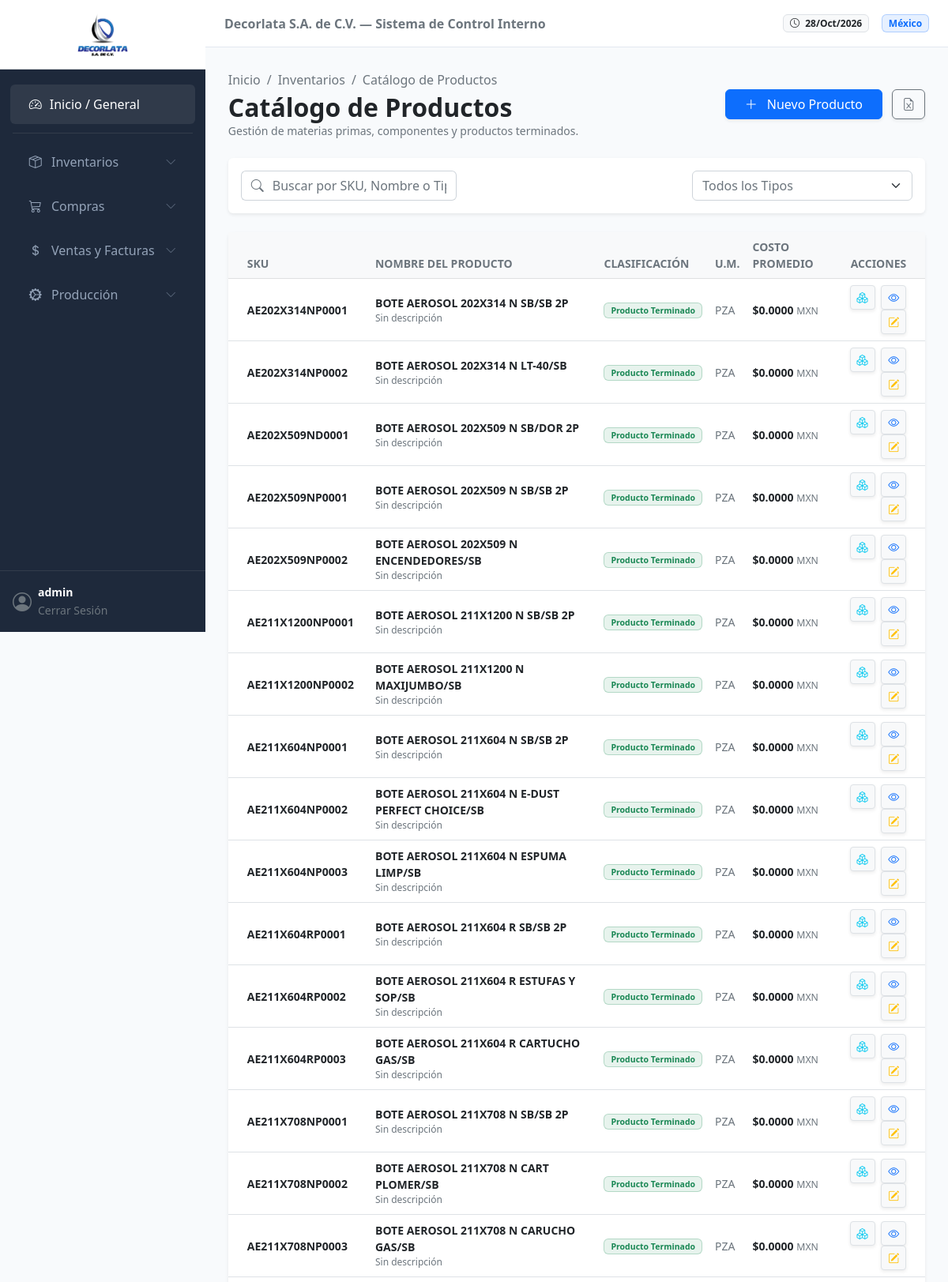
/inventario/catalogo/ (signed in, upper part), run on the app's committed database.
### inventario/models.py (models this page shows, shortened)
class Producto(models.Model):
    MATERIA_PRIMA = 'MP'
    COMPONENTE = 'CP'
    PRODUCTO_TERMINADO = 'PT'
    HOJALATA_ROLLO = 'HR'
    HOJA_LITOGRAFIADA = 'HL'
    HOJA_CORTADA = 'HC'
    PLANTILLA = 'CC'
    TIPO_PRODUCTO_CHOICES = [
        (MATERIA_PRIMA, 'Materia Prima (Materiales de Empaque/Cobre/Bzniz)'),
        (COMPONENTE, 'Componente (Conos/Fondos/Boq./Válvulas)'),
        (PRODUCTO_TERMINADO, 'Bote Terminado (Aerosol,Alcoholero,Pintura)'),
        (HOJALATA_ROLLO, 'Hojalata Rollo'),
        (HOJA_LITOGRAFIADA, 'Hoja (Litografiada / Barnizada)'),
        (HOJA_CORTADA, 'Hoja Cortada Plain'),
        (PLANTILLA, 'Plantilla(Cuerpos Cortados)'),
    ]
    nombre = models.CharField(max_length=255)
    sku = models.CharField(max_length=50, unique=True, help_text="Ej: AE-001 (Aerosol) o MP-BAR-EPO (Barniz)")
    descripcion = models.TextField(blank=True, null=True)
    tipo = models.CharField(max_length=2, choices=TIPO_PRODUCTO_CHOICES, default=PRODUCTO_TERMINADO)
    unidad_medida = models.ForeignKey(UnidadMedida, on_delete=models.PROTECT, help_text="Ej: Pza, Kg")
    moneda_base_costo = models.ForeignKey(
        Moneda, on_delete=models.PROTECT, related_name='productos_costo', help_text="Moneda en la que se rastrea el costo promedio"
    )
    moneda_base_venta = models.ForeignKey(
        Moneda, on_delete=models.PROTECT, related_name='productos_venta', help_text="Moneda de referencia para precios de venta"
    )
    costo_promedio_mxn = models.DecimalField(
        max_digits=18, decimal_places=6, default=Decimal('0.000000'), help_text="Costo promedio unitario en MXN para contabilidad"
    )
    clave_sat = models.CharField(
        max_length=10, default='24121800',
        verbose_name="Clave SAT Prod/Serv",
        help_text="Clave de producto/servicio SAT (ej. 24121800 para empaques y envases metálicos)"
    )
    clave_unidad_sat = models.CharField(
        max_length=10, default='H87',
        verbose_name="Clave Unidad SAT",
        help_text="Clave de unidad de medida SAT (ej. H87 para Pieza, KGM para Kilogramo)"
    )
    class Meta:
        verbose_name = "Producto"
        verbose_name_plural = "Catálogo de Productos"

class UnidadMedida(models.Model):
    codigo = models.CharField(max_length=10, unique=True)
    nombre = models.CharField(max_length=50)
    class Meta:
        verbose_name = "Unidad de Medida"
        verbose_name_plural = "Unidades de Medida"

### inventario/views.py (the view)
# urls.py: path('catalogo/', views.catalogo_view, name='catalogo'),
@login_required
def catalogo_view(request):
    productos = Producto.objects.all().order_by('sku')
    query = request.GET.get('q', '').strip()
    tipo_filtro = request.GET.get('tipo', '').strip()
    if query:
        productos = productos.filter(
            Q(sku__icontains=query) | Q(nombre__icontains=query)
        )
    if tipo_filtro:
        productos = productos.filter(tipo=tipo_filtro)
    if request.headers.get('HX-Request'):
        return render(request, 'inventario/partials/_tabla_productos.html', {'productos': productos})
    return render(request, 'inventario/catalogo.html', {
        'productos': productos,
        'query': query,
        'tipo_filtro': tipo_filtro
    })

### inventario/templates/inventario/catalogo.html (shortened to what this page needs)
{% extends 'general/base.html' %}
{% load static %}
{% block content %}
<div class="d-flex justify-content-between align-items-center mb-4 flex-wrap gap-3">
    <div>
        <nav aria-label="breadcrumb">
            <ol class="breadcrumb mb-1 small">
                <li class="breadcrumb-item"><a href="{% url 'general:dashboard' %}" class="text-decoration-none text-muted">Inicio</a></li>
                <li class="breadcrumb-item"><a href="#" class="text-decoration-none text-muted">Inventarios</a></li>
                <li class="breadcrumb-item active" aria-current="page">Catálogo de Productos</li>
            </ol>
        </nav>
        <h2 class="fw-bold text-dark mb-0">Catálogo de Productos</h2>
        <p class="text-muted mb-0 small">Gestión de materias primas, componentes y productos terminados.</p>
    </div>
    <div>
        {% if perms.inventario.add_producto %}
        <button class="btn btn-primary px-4 shadow-sm"
                hx-get="{% url 'inventario:producto_crear' %}"
                hx-target="#offcanvas-content"
                data-bs-toggle="offcanvas"
                data-bs-target="#offcanvasProducto">
            <i class="bi bi-plus-lg me-2"></i> Nuevo Producto
        </button>
        {% endif %}
        <button class="btn btn-outline-secondary shadow-sm ms-2" title="Exportar a Excel">
            <i class="bi bi-file-earmark-excel"></i>
        </button>
    </div>
</div>
<div class="card border-0 shadow-sm mb-4">
    <div class="card-body p-3">
        <div class="row g-3 align-items-center">
            <div class="col-12 col-md-6 col-lg-4">
                <div class="input-group">
                    <span class="input-group-text bg-white border-end-0 text-muted"><i class="bi bi-search"></i></span>
                    <input type="text"
                        value="{{ query }}"
                        class="form-control border-start-0 ps-0"
                        placeholder="Buscar por SKU, Nombre o Tipo..."
                        name="q"
                        hx-get="{% url 'inventario:catalogo' %}"
                        hx-trigger="keyup changed delay:400ms, search"
                        hx-target="#tabla-productos-container"
                        hx-indicator="#loading-indicator"
                        hx-include="[name='tipo']">
                </div>
            </div>
            <div class="col-12 col-md-6 col-lg-8 d-flex justify-content-md-end gap-2">
                <select class="form-select w-auto text-muted small" name="tipo"
                        hx-get="{% url 'inventario:catalogo' %}"
                        hx-trigger="change"
                        hx-target="#tabla-productos-container"
                        hx-include="[name='q']">
                    <option value="">Todos los Tipos</option>
                </select>
            </div>
        </div>
    </div>
</div>
<div id="tabla-productos-container">
    {% include 'inventario/partials/_tabla_productos.html' %}
</div>
{% endblock %}

### general/templates/general/base.html (shortened to what this page needs)
{% load static %}
<!DOCTYPE html>
<html lang="es">
<head>
    <link href="https://cdn.jsdelivr.net/npm/bootstrap@5.2.3/dist/css/bootstrap.min.css" rel="stylesheet">
    <link rel="stylesheet" href="https://cdn.jsdelivr.net/npm/bootstrap-icons@1.10.5/font/bootstrap-icons.css">
</head>
<body hx-headers='{"X-CSRFToken": "{{ csrf_token }}"}'>
    <nav class="sidebar d-flex flex-column" id="sidebarMenu">
        <div class="p-3 text-center border-bottom border-secondary border-opacity-25 bg-white">
            <img src="{% static 'general/img/logo_decorlata.png' %}" alt="Decorlata" class="img-fluid" style="max-height: 55px; width: auto;">
        </div>
        <div class="nav flex-column mt-3 flex-grow-1">
            <a href="{% url 'general:dashboard' %}" class="nav-link active">
                <i class="bi bi-speedometer2"></i> Inicio / General
            </a>
            <hr class="text-secondary mx-3 my-2 opacity-25">
            <a href="#submenuInventario" data-bs-toggle="collapse" class="nav-link d-flex justify-content-between align-items-center" aria-expanded="false">
                <span><i class="bi bi-box-seam me-2"></i> Inventarios</span>
                <i class="bi bi-chevron-down small opacity-50"></i>
            </a>
            <a href="#submenuCompras" data-bs-toggle="collapse" class="nav-link d-flex justify-content-between align-items-center" aria-expanded="false">
                <span><i class="bi bi-cart3 me-2"></i> Compras</span>
                <i class="bi bi-chevron-down small opacity-50"></i>
            </a>
            <a href="#submenuVentas" data-bs-toggle="collapse" class="nav-link d-flex justify-content-between align-items-center" aria-expanded="false">
                <span><i class="bi bi-currency-dollar me-2"></i> Ventas y Facturas</span>
                <i class="bi bi-chevron-down small opacity-50"></i>
            </a>
            <a href="#submenuProduccion" data-bs-toggle="collapse" class="nav-link d-flex justify-content-between align-items-center" aria-expanded="false">
                <span><i class="bi bi-gear-wide-connected me-2"></i> Producción</span>
                <i class="bi bi-chevron-down small opacity-50"></i>
            </a>
        </div>
        <div class="p-3 border-top border-secondary border-opacity-25">
            <div class="d-flex align-items-center text-white">
                <i class="bi bi-person-circle fs-4 me-2 text-muted"></i>
                <div class="overflow-hidden">
                    <p class="mb-0 small fw-bold text-truncate">{{ user.username }}</p>
                    <a href="/admin/logout/" class="text-decoration-none text-muted small">Cerrar Sesión</a>
                </div>
            </div>
        </div>
    </nav>
    <div class="main-wrapper">
        <header class="top-navbar d-flex align-items-center justify-content-between px-4">
            <div class="d-flex align-items-center gap-3">
                <span class="text-secondary fw-semibold d-none d-lg-inline">Decorlata S.A. de C.V. — Sistema de Control Interno</span>
            </div>
            <div class="ms-auto d-flex align-items-center gap-3">
                <span class="badge bg-light text-dark border"><i class="bi bi-clock me-1"></i> {% now "d/M/Y" %}</span>
                <span class="badge bg-primary bg-opacity-10 text-primary border border-primary border-opacity-25">México</span>
            </div>
        </header>
        <main class="content-container" id="main-content">
            {% block content %}{% endblock %}
        </main>
    </div>
</body>
</html>

### inventario/templates/inventario/partials/_tabla_productos.html (shortened to what this page needs)
<div class="card border-0 shadow-sm">
    <div class="card-body p-0">
        <div class="table-responsive">
            <table class="table table-hover align-middle mb-0">
                <thead class="table-light text-muted small text-uppercase">
                    <tr>
                        <th class="ps-4">SKU</th>
                        <th>Nombre del Producto</th>
                        <th>Clasificación</th>
                        <th>U.M.</th>
                        <th>Costo Promedio</th>
                        <th class="text-end pe-4">Acciones</th>
                    </tr>
                </thead>
                <tbody class="text-secondary small">
                    {% for producto in productos %}
                    <tr>
                        <td class="ps-4 fw-bold text-dark">{{ producto.sku }}</td>
                        <td>
                            <div class="d-flex flex-column">
                                <span class="fw-semibold text-dark">{{ producto.nombre }}</span>
                                <span class="text-muted" style="font-size: 0.75rem;">{{ producto.descripcion|truncatechars:45|default:"Sin descripción" }}</span>
                            </div>
                        </td>
                        <td>
                            {% if producto.tipo == 'MP' %}
                                <span class="badge bg-info bg-opacity-10 text-info border border-info border-opacity-25 px-2 py-1">Materia Prima</span>
                            {% elif producto.tipo == 'CP' %}
                                <span class="badge bg-warning bg-opacity-10 text-warning border border-warning border-opacity-25 px-2 py-1">Componente</span>
                            {% elif producto.tipo == 'PT' %}
                                <span class="badge bg-success bg-opacity-10 text-success border border-success border-opacity-25 px-2 py-1">Producto Terminado</span>
                            {% else %}
                                <span class="badge bg-secondary bg-opacity-10 text-secondary border border-secondary border-opacity-25 px-2 py-1">Hojalata</span>
                            {% endif %}
                        </td>
                        <td>{{ producto.unidad_medida.codigo }}</td>
                        <td>
                            <span class="fw-semibold text-dark">${{ producto.costo_promedio_mxn|floatformat:4 }}</span>
                            <small class="text-muted">MXN</small>
                        </td>
                        <td class="text-end pe-4">
                            <button class="btn btn-sm btn-light text-info border shadow-sm"
                                    hx-get="{% url 'inventario:producto_stock' producto.id %}"
                                    hx-target="#modal-stock-container"
                                    title="Ver Existencias por Almacén">
                                <i class="bi bi-boxes"></i>
                            </button>
                            <button class="btn btn-sm btn-light text-primary border shadow-sm ms-1"
                                    hx-get="{% url 'inventario:producto_detalle' producto.id %}"
                                    hx-target="#offcanvas-content"
                                    data-bs-toggle="offcanvas"
                                    data-bs-target="#offcanvasProducto"
                                    title="Ver Detalles">
                                <i class="bi bi-eye"></i>
                            </button>
                            {% if perms.inventario.change_producto %}
                            <button class="btn btn-sm btn-light text-warning border shadow-sm ms-1"
                                    hx-get="{% url 'inventario:producto_editar' producto.id %}"
                                    hx-target="#offcanvas-content"
                                    data-bs-toggle="offcanvas"
                                    data-bs-target="#offcanvasProducto"
                                    title="Editar Producto">
                                <i class="bi bi-pencil-square"></i>
                            </button>
                            {% endif %}
                        </td>
                    </tr>
                    {% endfor %}
                </tbody>
            </table>
        </div>
    </div>
</div>

### general/templates/general/base.html (style rules this page uses)
:root { --sidebar-width: 260px; --primary-dark: #1e293b; --bg-light: #f8fafc; }
body { background-color: var(--bg-light); font-family: system-ui, -apple-system, sans-serif; overflow-x: hidden; }
.sidebar { width: var(--sidebar-width); height: 100vh; position: fixed; top: 0; left: 0; background-color: var(--primary-dark); z-index: 1000; transition: all 0.3s; }
.sidebar .nav-link { color: #94a3b8; padding: 0.8rem 1.5rem; display: flex; align-items: center; gap: 10px; border-radius: 0.375rem; margin: 0.2rem 0.8rem; }
.sidebar .nav-link:hover, .sidebar .nav-link.active { color: #fff; background-color: rgba(255, 255, 255, 0.08); }
.main-wrapper { margin-left: var(--sidebar-width); min-height: 100vh; display: flex; flex-direction: column; }
.top-navbar { background-color: #fff; border-bottom: 1px solid #e2e8f0; height: 60px; }
.content-container { padding: 1.8rem; flex-grow: 1; }

### data on the page
Producto: sku "AE202X314NP0001", nombre "BOTE AEROSOL 202X314 N SB/SB 2P", descripcion "Sin descripción", tipo "Producto Terminado", unidad_medida.codigo "PZA", costo_promedio_mxn "0.0000"
Producto: sku "AE202X314NP0002", nombre "BOTE AEROSOL 202X314 N LT-40/SB", descripcion "Sin descripción", tipo "Producto Terminado", unidad_medida.codigo "PZA", costo_promedio_mxn "0.0000"
Producto: sku "AE202X509ND0001", nombre "BOTE AEROSOL 202X509 N SB/DOR 2P", descripcion "Sin descripción", tipo "Producto Terminado", unidad_medida.codigo "PZA", costo_promedio_mxn "0.0000"
Producto: sku "AE202X509NP0001", nombre "BOTE AEROSOL 202X509 N SB/SB 2P", descripcion "Sin descripción", tipo "Producto Terminado", unidad_medida.codigo "PZA", costo_promedio_mxn "0.0000"
Producto: sku "AE202X509NP0002", nombre "BOTE AEROSOL 202X509 N ENCENDEDORES/SB", descripcion "Sin descripción", tipo "Producto Terminado", unidad_medida.codigo "PZA", costo_promedio_mxn "0.0000"
Producto: sku "AE211X1200NP0001", nombre "BOTE AEROSOL 211X1200 N SB/SB 2P", descripcion "Sin descripción", tipo "Producto Terminado", unidad_medida.codigo "PZA", costo_promedio_mxn "0.0000"
Producto: sku "AE211X1200NP0002", nombre "BOTE AEROSOL 211X1200 N MAXIJUMBO/SB", descripcion "Sin descripción", tipo "Producto Terminado", unidad_medida.codigo "PZA", costo_promedio_mxn "0.0000"
Producto: sku "AE211X604NP0001", nombre "BOTE AEROSOL 211X604 N SB/SB 2P", descripcion "Sin descripción", tipo "Producto Terminado", unidad_medida.codigo "PZA", costo_promedio_mxn "0.0000"
Producto: sku "AE211X604NP0002", nombre "BOTE AEROSOL 211X604 N E-DUST PERFECT CHOICE/SB", descripcion "Sin descripción", tipo "Producto Terminado", unidad_medida.codigo "PZA", costo_promedio_mxn "0.0000"
Producto: sku "AE211X604NP0003", nombre "BOTE AEROSOL 211X604 N ESPUMA LIMP/SB", descripcion "Sin descripción", tipo "Producto Terminado", unidad_medida.codigo "PZA", costo_promedio_mxn "0.0000"
Producto: sku "AE211X604RP0001", nombre "BOTE AEROSOL 211X604 R SB/SB 2P", descripcion "Sin descripción", tipo "Producto Terminado", unidad_medida.codigo "PZA", costo_promedio_mxn "0.0000"
Producto: sku "AE211X604RP0002", nombre "BOTE AEROSOL 211X604 R ESTUFAS Y SOP/SB", descripcion "Sin descripción", tipo "Producto Terminado", unidad_medida.codigo "PZA", costo_promedio_mxn "0.0000"
Producto: sku "AE211X604RP0003", nombre "BOTE AEROSOL 211X604 R CARTUCHO GAS/SB", descripcion "Sin descripción", tipo "Producto Terminado", unidad_medida.codigo "PZA", costo_promedio_mxn "0.0000"
Producto: sku "AE211X708NP0001", nombre "BOTE AEROSOL 211X708 N SB/SB 2P", descripcion "Sin descripción", tipo "Producto Terminado", unidad_medida.codigo "PZA", costo_promedio_mxn "0.0000"
Producto: sku "AE211X708NP0002", nombre "BOTE AEROSOL 211X708 N CART PLOMER/SB", descripcion "Sin descripción", tipo "Producto Terminado", unidad_medida.codigo "PZA", costo_promedio_mxn "0.0000"
Producto: sku "AE211X708NP0003", nombre "BOTE AEROSOL 211X708 N CARUCHO GAS/SB", descripcion "Sin descripción", tipo "Producto Terminado", unidad_medida.codigo "PZA", costo_promedio_mxn "0.0000"

### other printed values
{{ user.username }} "admin"
